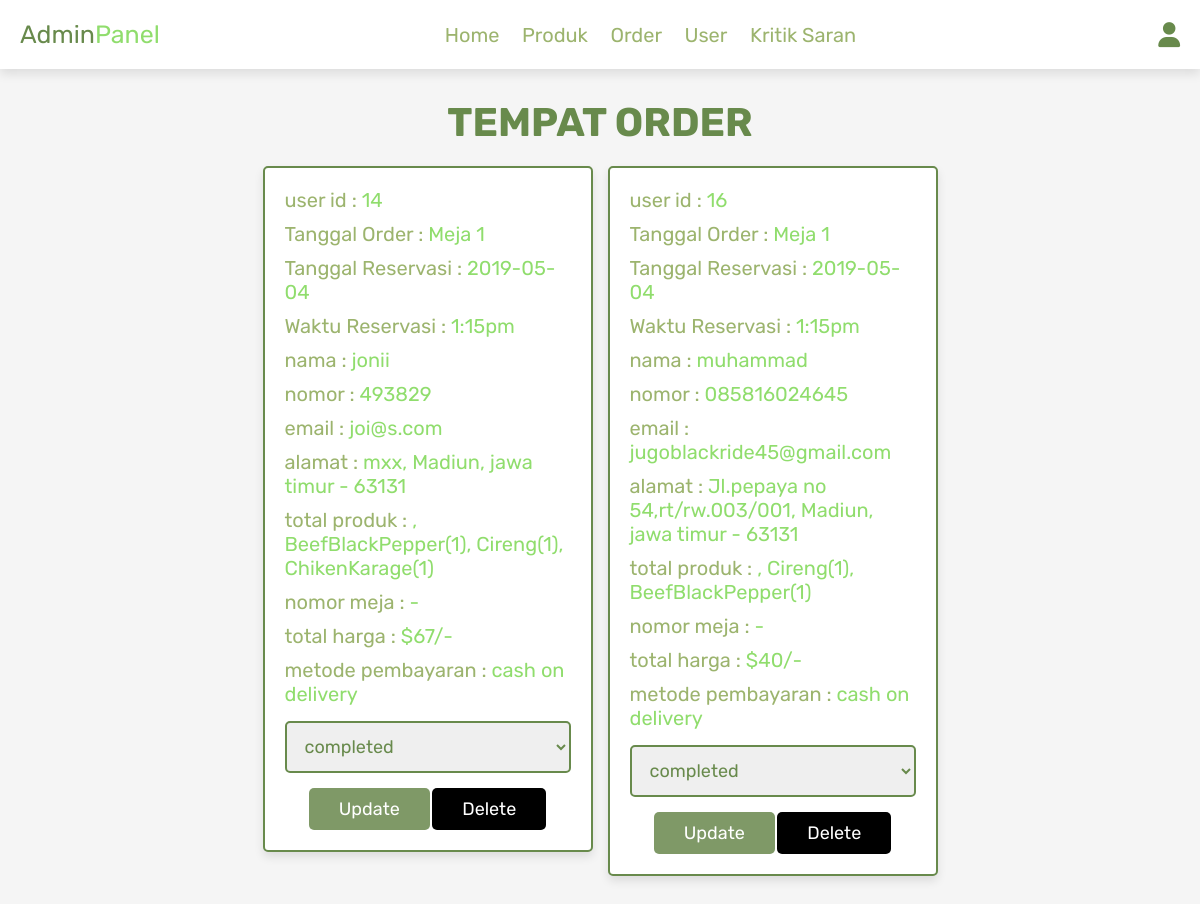
The page /admin_orders.php (signed in) on the database as committed earlier.
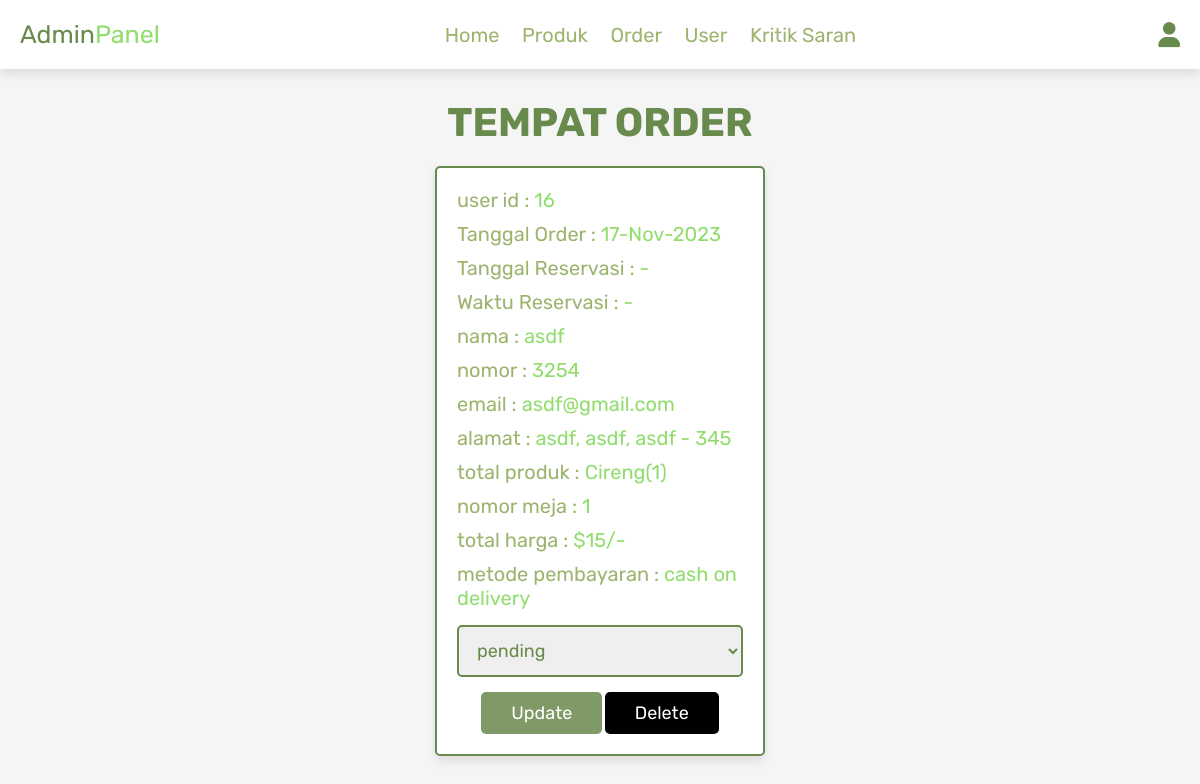
The same page on the database as committed later.
### tables this page shows
CREATE TABLE `orders` (
  `id` int(100) NOT NULL,
  `user_id` int(100) NOT NULL,
  `name` varchar(100) NOT NULL,
  `number` varchar(12) NOT NULL,
  `email` varchar(100) NOT NULL,
  `method` varchar(50) NOT NULL,
  `address` varchar(500) NOT NULL,
  `total_products` varchar(1000) NOT NULL,
  `total_price` int(100) NOT NULL,
  `placed_on` varchar(50) NOT NULL,
  `booking_date` date DEFAULT NULL,
  `booking_time` varchar(30) DEFAULT NULL,
  `payment_status` varchar(20) NOT NULL DEFAULT 'pending',
  `type` enum('product','table') NOT NULL DEFAULT 'product'
);

### admin_orders.php (the view, shortened to what this page needs)
<?php
@include 'config.php';
?>
<!DOCTYPE html>
<html lang="en">
<head>
   <link rel="stylesheet" href="https://cdnjs.cloudflare.com/ajax/libs/font-awesome/6.0.0/css/all.min.css">
   <link rel="stylesheet" href="css/admin_style.css">
</head>
<body>
<?php @include 'admin_header.php'; ?>
<section class="placed-orders">
   <h1 class="title">Tempat Order</h1>
   <div class="box-container">
      <?php
      $select_orders = mysqli_query($conn, "SELECT * FROM `orders`") or die('query failed');
      if(mysqli_num_rows($select_orders) > 0){
         while($fetch_orders = mysqli_fetch_assoc($select_orders)){
      ?>
      <div class="box">
         <p> user id : <span><?php echo $fetch_orders['user_id']; ?></span> </p>
         <p> Tanggal Order : <span><?php echo $fetch_orders['placed_on']; ?></span> </p>
          <p> Tanggal Reservasi : <span><?php echo $fetch_orders['booking_date'] ?? '-'; ?></span> </p>
          <p> Waktu Reservasi : <span><?php echo $fetch_orders['booking_time'] ?? '-'; ?></span> </p>
         <p> nama : <span><?php echo $fetch_orders['name']; ?></span> </p>
         <p> nomor : <span><?php echo $fetch_orders['number']; ?></span> </p>
         <p> email : <span><?php echo $fetch_orders['email']; ?></span> </p>
         <p> alamat : <span><?php echo $fetch_orders['address']; ?></span> </p>
         <?php
        $listString = $fetch_orders['total_products'];
        $itemArray = explode(",", str_replace(" ", "", $listString));
        $resultMeja = [];
        $resultProduct = [];
        foreach ($itemArray as $item) {
            if (strpos($item, "Meja") !== false) {
                $resultMeja[] = $item;
            } else {
              $resultProduct[] = $item;
            }
        }
        ?>
         <p> total produk : <span><?php echo implode(', ', $resultProduct); ?></span> </p>
         <p> nomor meja : <span>
          <?php
          $resultMejaNumber = [];
          foreach ($resultMeja as $m) {
            if (preg_match('/Meja(\d+)\(\d+\)/', $item, $matches)) {
              $resultMejaNumber[] = $matches[1];
            }
          }
          if (sizeof($resultMejaNumber) > 0) {
            echo implode(', ', $resultMejaNumber);
          } else {
            echo '-';
          }
          ?>
          </span> </p>
         <p> total harga : <span>$<?php echo $fetch_orders['total_price']; ?>/-</span> </p>
         <p> metode pembayaran : <span><?php echo $fetch_orders['method']; ?></span> </p>
         <form action="" method="post">
            <select name="update_payment">
               <option disabled selected><?php echo $fetch_orders['payment_status']; ?></option>
            </select>
            <input type="submit" name="update_order" value="update" class="option-btn">
            <a href="admin_orders.php?delete=<?php echo $fetch_orders['id']; ?>" class="delete-btn" onclick="return confirm('delete this order?');">delete</a>
         </form>
      </div>
      <?php
         }
      }else{
         echo '<p class="kosong">belum ada pesanan!</p>';
      }
      ?>
   </div>
</section>
</body>
</html>

### admin_header.php (shortened to what this page needs)
<header class="header">
   <div class="flex">
      <a href="admin_page.php" class="logo">Admin<span>Panel</span></a>
      <nav class="navbar">
         <a href="admin_page.php">Home</a>
         <a href="admin_products.php">Produk</a>
         <a href="admin_orders.php">Order</a>
         <a href="admin_users.php">User</a>
         <a href="admin_contacts.php">Kritik Saran</a>
      </nav>
      <div class="icons">
         <div id="user-btn" class="fas fa-user"></div>
      </div>
   </div>
</header>

### css/admin_style.css (style rules this page uses)
:root { --pink:#90dd6d; --red:#000000; --orange:#7f9967; --black:rgb(104, 138, 76); --white:#fff; --light-color:rgb(156, 180, 110); --light-white:#ccc; --light-bg:#f5f5f5; --border:.2rem solid var(--black); --box-shadow:0 .5rem 1rem rgba(0,0,0,.1); }
* { font-family: 'Rubik', sans-serif; margin:0; padding:0; box-sizing: border-box; outline: none; border:none; text-decoration: none; transition:all .2s linear; }
html { font-size: 62.5%; overflow-x: hidden; scroll-behavior: smooth; scroll-padding-top: 6.5rem; }
body { background: var(--light-bg); }
section { padding:3rem 2rem; }
.title { text-align: center; margin-bottom: 2rem; color:var(--black); text-transform: uppercase; font-size: 4rem; }
.btn, .delete-btn, .option-btn { display: inline-block; border-radius: .5rem; margin-top: 1rem; font-size: 1.8rem; color:var(--white); cursor: pointer; padding:1rem 3rem; text-transform: capitalize; }
.delete-btn { background-color: var(--red); }
.option-btn { background-color: var(--orange); }
.header { position: sticky; top:0; left:0; right:0; z-index: 1000; background-color: var(--white); box-shadow: var(--box-shadow); }
.header .flex { display: flex; align-items: center; justify-content: space-between; padding:2rem; max-width: 1200px; margin:0 auto; position: relative; }
.header .flex .icons div { font-size: 2.5rem; margin-left: 1.7rem; cursor: pointer; color:var(--black); }
.header .flex .navbar a { margin:0 1rem; font-size: 2rem; color:var(--light-color); }
.header .flex .logo { font-size: 2.5rem; color:var(--black); }
.header .flex .logo span { color:var(--pink); }
.placed-orders .box-container { display: grid; grid-template-columns: repeat(auto-fit, 33rem); gap:1.5rem; align-items: flex-start; max-width: 1200px; margin: 0 auto; justify-content: center; }
.placed-orders .box-container .box { padding:2rem; border:var(--border); background-color: var(--white); box-shadow: var(--box-shadow); border-radius: .5rem; }
.placed-orders .box-container .box p { margin-bottom: 1rem; font-size: 2rem; color:var(--light-color); }
.placed-orders .box-container .box p span { color:var(--pink); }
.placed-orders .box-container .box form { margin-top: 1rem; text-align: center; }
.placed-orders .box-container .box form select { width: 100%; border:var(--border); padding:1.2rem 1.4rem; font-size: 1.8rem; color:var(--black); border:var(--border); border-radius: .5rem; margin:.5rem 0; }

Rows that differ between the two databases and show on the page:
removed orders: user "14", placed_on "Meja 1", booking_date "2019-05-04", booking_time "1:15pm", name "jonii", number "493829", email "joi@s.com", address "mxx, Madiun, jawa timur - 63131", resultProduct ", BeefBlackPepper(1), Cireng(1), ChikenKarage(1)", total_price "67", method "cash on delivery", update_payment "completed"
removed orders: user "16", placed_on "Meja 1", booking_date "2019-05-04", booking_time "1:15pm", name "muhammad", number "085816024645", email "jugoblackride45@gmail.com", address "Jl.pepaya no 54,rt/rw.003/001, Madiun, jawa timur - 63131", resultProduct ", Cireng(1), BeefBlackPepper(1)", total_price "40", method "cash on delivery", update_payment "completed"
added orders: user "16", placed_on "17-Nov-2023", booking_date "-", booking_time "-", name "asdf", number "3254", email "asdf@gmail.com", address "asdf, asdf, asdf - 345", resultProduct "Cireng(1)", resultMejaNumber "1", total_price "15", method "cash on delivery", update_payment "pending"
